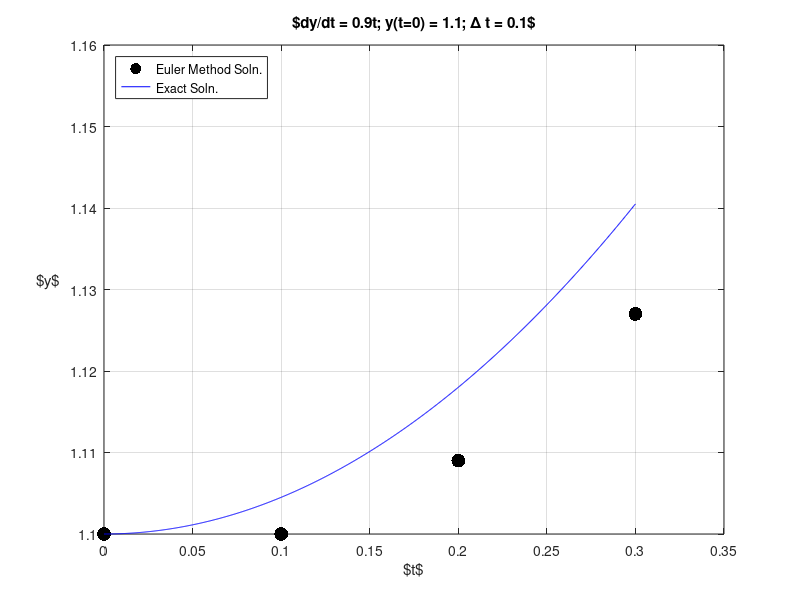

MATLAB code to generate this figure: (Note: this script raises an error after producing the figure.)
% Forward Euler solution to dy/dt = at from t=0 through t = 0.3
% in steps of ?t = 0.1.
clear
a    = 0.9;
Dt   = 0.1; % ?t

% Forward Euler method.
% "fe" in variable names indicate that it is a Forward Euler solution
tfe(1) = 0;
yfe(1) = 1.1;
for i = 1:3 % Note that last value of y calculated is y(4)
    tfe(i+1) = tfe(i) + Dt;    
    yfe(i+1) = yfe(i) + Dt*a*tfe(i);
end

% Exact solution.
% "ex" in variable names indicate that it is an exact solution
a = 0.9;
tex = linspace(0,0.3,1000); % Create 1000 points between 0 and 0.3 inclusive.
yex = a*tex.^2/2 + 1.1;     % Compute exact solution at those points.

figure(1);clf
    % Show approximate (Forward Euler) solution as dots.
    % Increase dot size to 30 so more visible.
    plot(tfe,yfe,'k.','MarkerSize',30); 
    hold on;grid on;
    % Plot exact solution as connected lines so that it appears continuous.
    plot(tex,yex,'b-'); 
    xlabel('$t$');
    ylabel('$y$ ','Rotation',0,'HorizontalAlignment','Right');
    title('$dy/dt = 0.9t; y(t=0) = 1.1; \Delta t = 0.1$');
    legend('Euler Method Soln.','Exact Soln.','Location','NorthWest');

saveplots('ForwardEulerExample')
